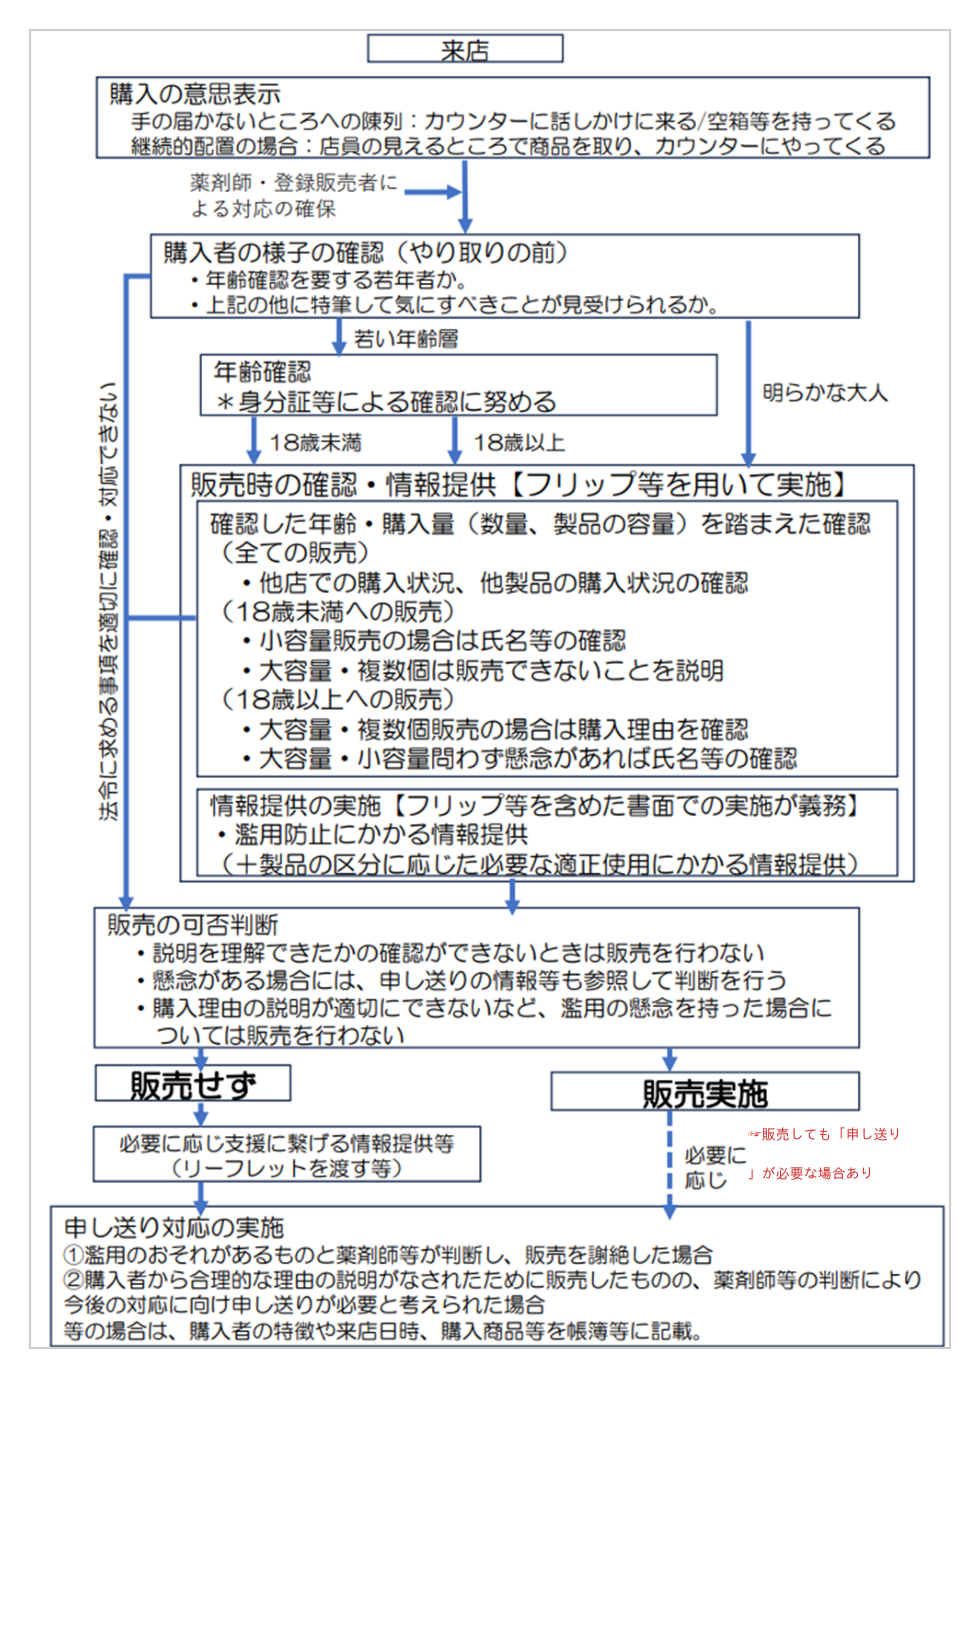

Recreate this plot in Python.
import matplotlib.pyplot as plt
import matplotlib.patches as patches
import matplotlib.image as mpimg
import japanize_matplotlib

IMG_FLOWCHART = "ref_flowchart.png"
RED = "#d32f2f"

LOGICAL_W, LOGICAL_H = 32.67, 55.0
fig, ax = plt.subplots(figsize=(3.267, 5.5))
ax.set_position([0, 0, 1, 1])
ax.set_xlim(0, LOGICAL_W)
ax.set_ylim(0, LOGICAL_H)
ax.axis("off")
fig.canvas.draw()

_meas_fig, _meas_ax = plt.subplots(figsize=(3.267, 5.5))
_meas_ax.set_xlim(0, LOGICAL_W)
_meas_ax.set_ylim(0, LOGICAL_H)
_meas_ax.axis("off")
_meas_fig.canvas.draw()


def text_width(text, fontsize, weight="normal"):
    t = _meas_ax.text(0, -200, text, fontsize=fontsize, fontweight=weight, ha="left", va="center")
    _meas_fig.canvas.draw()
    bbox = t.get_window_extent(renderer=_meas_fig.canvas.get_renderer())
    inv = _meas_ax.transData.inverted()
    (x0, _), (x1, _) = inv.transform([[bbox.x0, bbox.y0], [bbox.x1, bbox.y1]])
    t.remove()
    return x1 - x0


def wrap_to_width(text, fontsize, max_width):
    lines, cur = [], ""
    for ch in text:
        trial = cur + ch
        if cur and text_width(trial, fontsize) > max_width:
            lines.append(cur)
            cur = ch
        else:
            cur = trial
    if cur:
        lines.append(cur)
    return lines


x, w = 1.0, 30.67
img = mpimg.imread(IMG_FLOWCHART)
img_h_px, img_w_px = img.shape[0], img.shape[1]
aspect = img_w_px / img_h_px
img_w = w
img_h = img_w / aspect
img_x0, img_y1 = x, LOGICAL_H - 1.0
img_y0 = img_y1 - img_h
ax.imshow(img, extent=[img_x0, img_x0 + img_w, img_y0, img_y1], zorder=2)
ax.add_patch(patches.Rectangle((img_x0, img_y0), img_w, img_h, fill=False, edgecolor="#cccccc", linewidth=0.5, zorder=3))

# --- 「必要に応じ」の右の余白に、注釈を1つだけ書き込む ---
# 「販売した後でも申し送りが必要になる場合がある」という、表面のフローには
# ない実務ポイントを補足する。
note_y = img_y1 - 0.838 * img_h
for i, line in enumerate(wrap_to_width("☞販売しても「申し送り」が必要な場合あり", 3.3, w * 0.24)):
    ax.text(img_x0 + img_w * 0.78, note_y - i * 1.3, line, fontsize=3.3, fontweight="bold",
            ha="left", va="center", color=RED, fontstyle="italic", zorder=4)

plt.close(_meas_fig)
fig.savefig("scratch_poster3_test.png", dpi=300)
plt.close(fig)
print("done")
